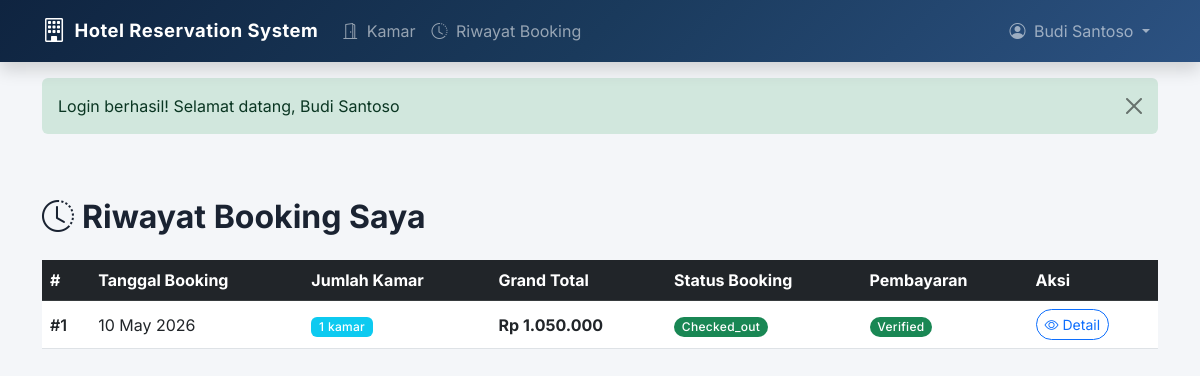
Page /public/booking/history (signed in) on the committed database.
### tables this page shows
CREATE TABLE booking_h (
    id_booking      INT AUTO_INCREMENT PRIMARY KEY,
    tanggal_booking DATE NOT NULL,
    id_user         INT NOT NULL,
    grand_total     DECIMAL(15,2) DEFAULT 0,
    status_booking  ENUM('pending', 'confirmed', 'checked_in', 'checked_out', 'cancelled') DEFAULT 'pending',
    created_at      DATETIME DEFAULT CURRENT_TIMESTAMP,
    
     
    CONSTRAINT fk_booking_user 
        FOREIGN KEY (id_user) REFERENCES users(id_user)
        ON DELETE RESTRICT ON UPDATE CASCADE
);

### app/controllers/BookingController.php (called while the page is built, shortened)
<?php
class BookingController extends Controller
{
    public function history()
    {
        $bookingModel = $this->model('Booking');
        $bookings = $bookingModel->getByUserId($_SESSION['user']->id_user);
        $this->view('booking/history', ['bookings' => $bookings]);
    }
}

### public/index.php (called while the page is built, shortened)
<?php
require_once __DIR__ . '/../app/core/Database.php';
require_once __DIR__ . '/../app/core/App.php';
require_once __DIR__ . '/../app/core/Controller.php';
App::run();

### app/core/Database.php (called while the page is built, shortened)
<?php
class Database
{
    private static $instance = null;
    private $pdo;
    private $stmt;
    private function __construct()
    {
        $dsn = 'mysql:host=' . DB_HOST . ';dbname=' . DB_NAME . ';charset=utf8mb4';
        $options = [
            PDO::ATTR_ERRMODE            => PDO::ERRMODE_EXCEPTION,
            PDO::ATTR_DEFAULT_FETCH_MODE => PDO::FETCH_OBJ,
            PDO::ATTR_EMULATE_PREPARES   => false,
        ];
        try {
            $this->pdo = new PDO($dsn, DB_USER, DB_PASS, $options);
        } catch (PDOException $e) {
            die('Koneksi database gagal: ' . $e->getMessage());
        }
    }
    public static function getInstance()
    {
        if (self::$instance === null) {
            self::$instance = new self();
        }
        return self::$instance;
    }
    public function query($sql)
    {
        $this->stmt = $this->pdo->prepare($sql);
        return $this;
    }
    public function bind($param, $value, $type = null)
    {
        if (is_null($type)) {
            switch (true) {
                case is_int($value):    $type = PDO::PARAM_INT;  break;
            }
        }
        $this->stmt->bindValue($param, $value, $type);
        return $this;
    }
    public function execute()
    {
        return $this->stmt->execute();
    }
    public function resultSet()
    {
        $this->execute();
        return $this->stmt->fetchAll();
    }
}

### app/models/Booking.php (called while the page is built, shortened)
<?php
class Booking
{
    private $db;
    public function __construct()
    {
        $this->db = Database::getInstance();
    }
    public function getByUserId($userId)
    {
        $this->db->query("SELECT bh.*,
                            (SELECT COUNT(*) FROM booking_d WHERE id_booking = bh.id_booking) as jumlah_kamar,
                            COALESCE(p.status_verifikasi, 'belum bayar') as status_pembayaran
                          FROM booking_h bh
                          LEFT JOIN payments p ON bh.id_booking = p.id_booking
                          WHERE bh.id_user = :user_id
                          ORDER BY bh.created_at DESC");
        $this->db->bind(':user_id', $userId);
        return $this->db->resultSet();
    }
}

### app/views/booking/history.php (the view, shortened to what this page needs)
<?php require_once __DIR__ . '/../layouts/header.php'; ?>
<?php require_once __DIR__ . '/../layouts/navbar.php'; ?>
<div class="container py-5">
    <h2 class="fw-bold mb-4"><i class="bi bi-clock-history me-2"></i>Riwayat Booking Saya</h2>
    <?php if (empty($bookings)): ?>
        <div class="text-center py-5">
            <i class="bi bi-journal-x fs-1 text-muted"></i>
            <p class="text-muted mt-3">Belum ada riwayat booking.</p>
            <a href="<?= BASE_URL ?>/rooms" class="btn btn-primary rounded-pill">Cari Kamar</a>
        </div>
    <?php else: ?>
        <div class="table-responsive">
            <table class="table table-hover align-middle">
                <thead class="table-dark">
                    <tr>
                        <th>#</th>
                        <th>Tanggal Booking</th>
                        <th>Jumlah Kamar</th>
                        <th>Grand Total</th>
                        <th>Status Booking</th>
                        <th>Pembayaran</th>
                        <th>Aksi</th>
                    </tr>
                </thead>
                <tbody>
                    <?php foreach ($bookings as $i => $b): ?>
                    <tr>
                        <td class="fw-semibold">#<?= $b->id_booking ?></td>
                        <td><?= date('d M Y', strtotime($b->tanggal_booking)) ?></td>
                        <td><span class="badge bg-info"><?= $b->jumlah_kamar ?> kamar</span></td>
                        <td class="fw-bold">Rp <?= number_format($b->grand_total, 0, ',', '.') ?></td>
                        <td>
                            <?php
                            $statusClass = match($b->status_booking) {
                                'pending' => 'warning',
                                'confirmed' => 'primary',
                                'checked_in' => 'info',
                                'checked_out' => 'success',
                                'cancelled' => 'danger',
                                default => 'secondary'
                            };
                            ?>
                            <span class="badge bg-<?= $statusClass ?> rounded-pill"><?= ucfirst($b->status_booking) ?></span>
                        </td>
                        <td>
                            <?php
                            $payClass = match($b->status_pembayaran) {
                                'verified' => 'success',
                                'pending' => 'warning',
                                'rejected' => 'danger',
                                default => 'secondary'
                            };
                            ?>
                            <span class="badge bg-<?= $payClass ?> rounded-pill"><?= ucfirst($b->status_pembayaran) ?></span>
                        </td>
                        <td>
                            <a href="<?= BASE_URL ?>/booking/detail/<?= $b->id_booking ?>" class="btn btn-sm btn-outline-primary rounded-pill">
                                <i class="bi bi-eye"></i> Detail
                            </a>
                        </td>
                    </tr>
                    <?php endforeach; ?>
                </tbody>
            </table>
        </div>
    <?php endif; ?>
</div>
<?php require_once __DIR__ . '/../layouts/footer.php'; ?>

### app/core/App.php (shortened to what this page needs)
<?php
class App
{
    private static $routes = [];
    public static function get($path, $action)
    {
        self::$routes['GET'][$path] = $action;
    }
    public static function post($path, $action)
    {
        self::$routes['POST'][$path] = $action;
    }
    public static function run()
    {
        $url = isset($_GET['url']) ? '/' . trim($_GET['url'], '/') : '/';
        $method = $_SERVER['REQUEST_METHOD'];
        if (isset(self::$routes[$method])) {
            foreach (self::$routes[$method] as $route => $action) {
                $pattern = preg_replace('/\{([a-zA-Z]+)\}/', '(\d+)', $route);
                $pattern = '#^' . $pattern . '$#';
                if (preg_match($pattern, $url, $matches)) {
                    array_shift($matches);
                    list($controllerName, $methodName) = explode('@', $action);
                    $controllerFile = __DIR__ . '/../controllers/' . $controllerName . '.php';
                    if (file_exists($controllerFile)) {
                        $controller = new $controllerName();
                        call_user_func_array([$controller, $methodName], $matches);
                        break;
                    }
                }
            }
        }
    }
}

### public/css/style.css (style rules this page uses)
:root { --primary: #1a3a5c; --primary-light: #2c5282; --primary-dark: #0f2440; --accent: #c9a84c; --accent-light: #e8d5a3; --success: #2d9f5c; --bg-light: #f4f6f9; --text-dark: #1a2332; --text-muted: #6b7a8d; --card-shadow: 0 2px 16px rgba(26, 58, 92, 0.08); --transition: all 0.3s ease; }
body { font-family: 'Inter', -apple-system, BlinkMacSystemFont, sans-serif; background-color: var(--bg-light); color: var(--text-dark); }
.table-dark { background: linear-gradient(135deg, var(--primary-dark), var(--primary)) !important; }
.badge { font-weight: 500; letter-spacing: 0.3px; }

### rows in the picture
booking_h: id_booking "1", tanggal_booking "10 May 2026", jumlah_kamar "1", grand_total "1.050.000", status_booking "Checked_out", status_pembayaran "Verified"
